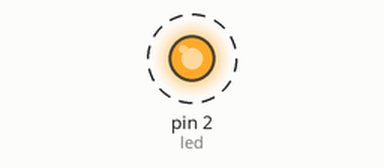
The sketch below on a simulated Arduino Uno, built with avr-gcc and run on an emulated ATmega328P. On the bench: output pins drawn as LEDs (lit = HIGH). Dashed ring = blinking.

Above: at 0.2 s.
Timing chart, 0 to 3.0 s (numbered marks = the images above):
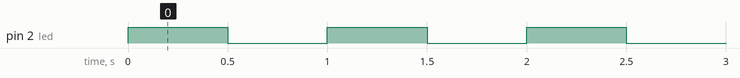

The sketch:

led_test.ino
```cpp
int led = 2;
int state;

void setup() {
  // put your setup code here, to run once:
  pinMode(led, OUTPUT);
}

void loop() {
  // put your main code here, to run repeatedly:
  state = HIGH;
  digitalWrite(led,state);
  delay(500);
  state = LOW;
  digitalWrite(led,state);
  delay(500);
}
```

Measured:
- by itself, pin 2 (led): alternates HIGH for 0.50 s and LOW for 0.50 s
